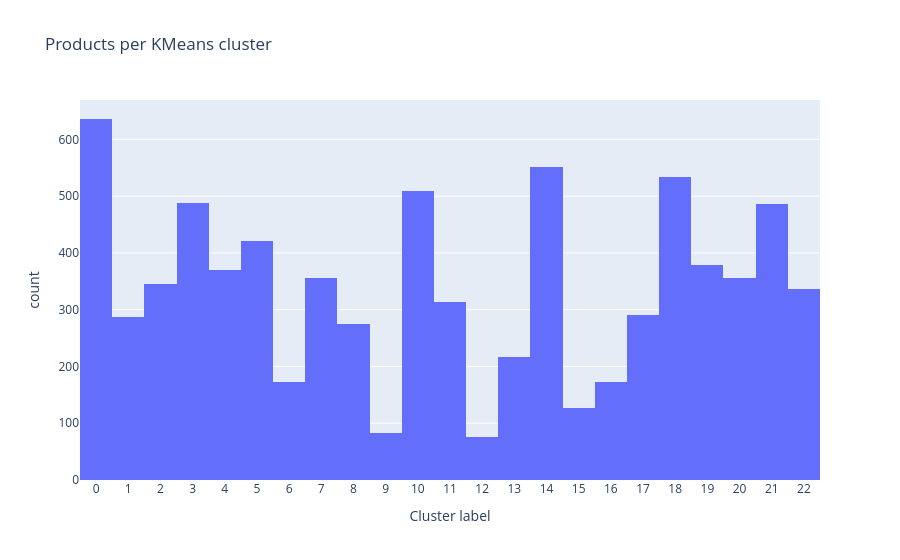

Write notebook code for a chart like this one.
### Code cell
# Plot
best_model = results_df.loc[results_df['k'] == 23]['model'].iloc[0]
kmeans_labels = best_model.predict(X_scaled)
clustered["kmeans_labels"] = kmeans_labels

import plotly.express as px
fig = px.histogram(
    clustered,
    x="kmeans_labels",
    title="Products per KMeans cluster",
    labels={"kmeans_labels": "Cluster label", "count": "Product count"},
    # xbins={"start": -0.5, "end": 19.5, "size": 1},
)
fig.update_xaxes(dtick=1)
fig.show()

### Figure 1 — Plotly figure (JSON) as saved in the notebook; plotly's stock layout.template omitted (floating-point values rounded to 4 significant figures; data arrays with more than 128 entries replaced by an {"elided": "..."} marker saying what was removed)
{"data": [{"bingroup": "x", "hovertemplate": "Cluster label=%{x}<br>count=%{y}<extra></extra>", "legendgroup": "", "marker": {"color": "#636efa", "pattern": {"shape": ""}}, "name": "", "orientation": "v", "showlegend": false, "type": "histogram", "x": {"elided": "7784 int values"}, "xaxis": "x", "yaxis": "y"}], "layout": {"barmode": "relative", "legend": {"tracegroupgap": 0}, "title": {"text": "Products per KMeans cluster"}, "xaxis": {"anchor": "y", "domain": [0, 1], "dtick": 1, "title": {"text": "Cluster label"}}, "yaxis": {"anchor": "x", "domain": [0, 1], "title": {"text": "count"}}}}
